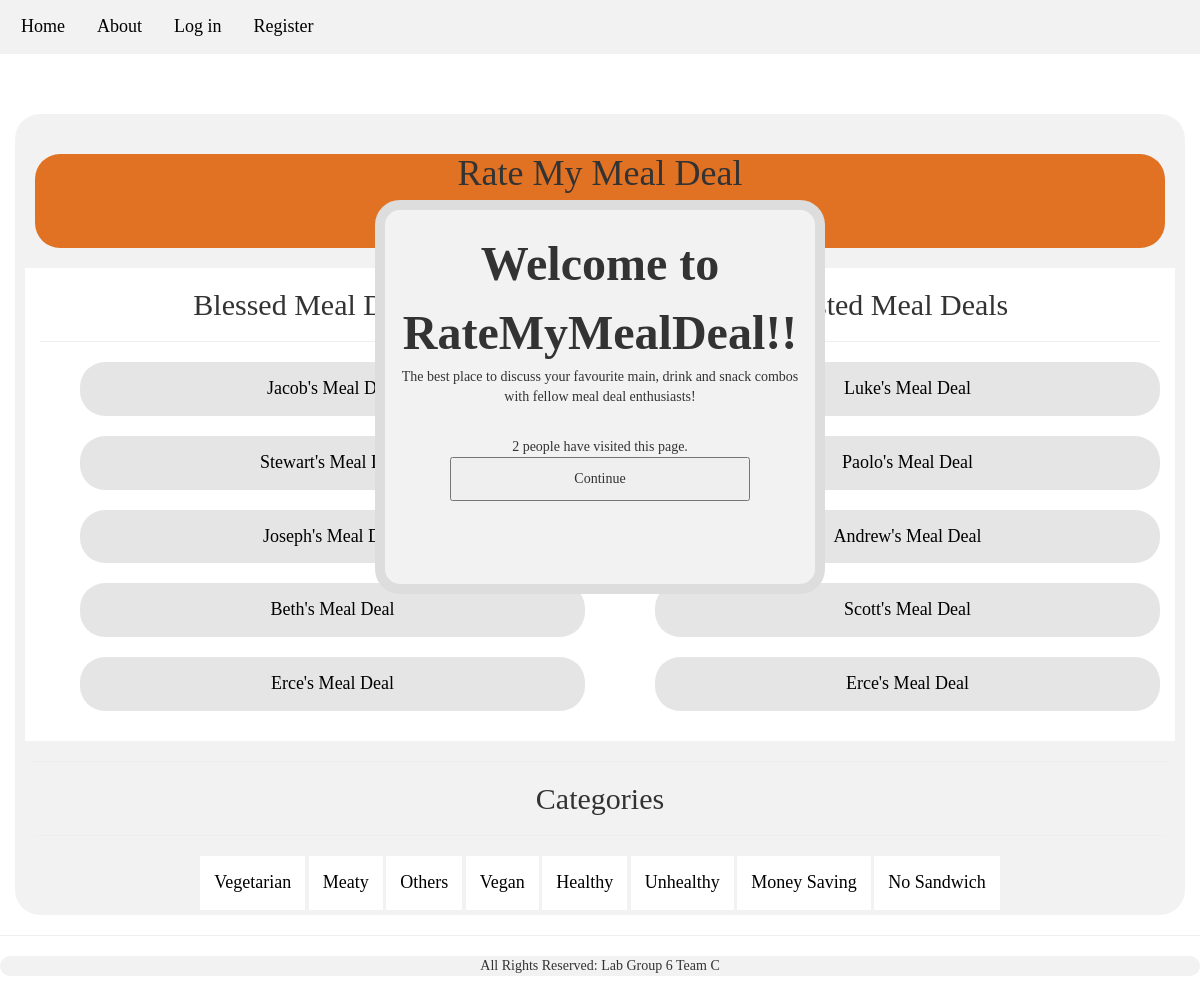
The page / on the database its author committed.
### meal_deal/models.py (models this page shows, shortened)
class Meal_Deal(models.Model):
    pic = models.ImageField(upload_to = 'uploads', null=True)
    category = models.ForeignKey(Category)
    title = models.CharField(max_length=128)
    description = models.CharField(max_length=1000)
    price = models.FloatField(null=True, blank=True, default=None)
    slug = models.SlugField(unique=True)
    views = models.IntegerField(default=0)
    likes = models.IntegerField(default=0)
    dislikes = models.IntegerField(default=0)
    rating = models.IntegerField(default=0)

class Category(models.Model):
    name = models.CharField(max_length=128, unique=True)
    slug = models.SlugField(unique=True)
    class Meta:
        verbose_name_plural = 'Categories'

### meal_deal/views.py (the view)
# urls.py: url(r'^$', views.index, name='index'),
def index(request):
    category_list = Category.objects.all()
    blessed_list = Meal_Deal.objects.order_by('-rating')[:5]
    roasted_list = Meal_Deal.objects.order_by('rating')[:5]
    context_dict = {'categories': category_list, 'blessed_deals':blessed_list, 'roasted_deals': roasted_list}
    visitor_cookie_handler(request)
    context_dict['visits'] = request.session['visits']
    return render(request, 'meal_deal/index.html', context=context_dict)

### meal_deal/views.py (called while the page is built)
def get_server_side_cookie(request, cookie, default_val=None):
    val = request.session.get(cookie)
    if not val:
        val = default_val
    return val

def visitor_cookie_handler(request):
    visits = int(get_server_side_cookie(request, 'visits', '1'))
    visits = visits + 1
    request.session['visits'] = visits

### templates/meal_deal/index.html (shortened to what this page needs)
{% extends 'meal_deal/base.html' %}
{% load staticfiles %}
{% block body_block %}
		<div>
		<br>
		<div class="logo">
		<h1>Rate My Meal Deal</h1>
		Welcome to the best<br>
		</div>
		<br>
		<div class="row">
		<div class="col-lg-6">
		<center><h2>Blessed Meal Deals</h2><center>
		<hr>
		{% if blessed_deals %}
		<ul>
			{% for meal_deal in blessed_deals %}
				<a href="/meal_deal/deals/{{ meal_deal.slug }}">{{ meal_deal.title }}</a><br>
			{% endfor %}
		</ul>
		{% else %}
			<strong>There are no meal deals present.</strong>
		{% endif %}
		</div>
		<div class="col-lg-6">
		<center><h2>Roasted Meal Deals</h2><center>
		<hr>
		{% if roasted_deals %}
		<ul>
			{% for meal_deal in roasted_deals %}
				<a href="/meal_deal/deals/{{ meal_deal.slug }}">{{ meal_deal.title }}</a><br>
			{% endfor %}
		</ul>
		{% else %}
			<strong>There are no meal deals present.</strong>
		{% endif %}
		</div>
		</div>
		</div>
		<hr>
		<div class="categories">
		<h2 style="text-align: center">Categories</h2>
		<hr>
		{% if categories %}
			{% for category in categories %}
				<a href="/meal_deal/category/{{ category.slug }}">{{ category.name }}</a>
			{% endfor %}
		{% else %}
			<strong>There are no categories present.</strong>
		{% endif %}
		</div>
		<div id="welcome">
			<b><center><font size="7">Welcome to RateMyMealDeal!!</font></b>
			<p> The best place to discuss your favourite main, drink and snack combos with fellow meal deal enthusiasts! </p>
			<br> {{ visits }} people have visited this page. </br>
			<p><button class="continueBtn">Continue</button> </p></center>
		</div>
{% endblock %}

### templates/meal_deal/base.html (shortened to what this page needs)
<!DOCTYPE html>
{% load staticfiles %}
<html>
	<head lang="en">
		<link rel="stylesheet" type="text/css" href={% static "css/style.css" %} />
		<link rel="stylesheet" href="https://maxcdn.bootstrapcdn.com/bootstrap/3.4.0/css/bootstrap.min.css">
	</head>
	<body>
		<div class="tab">
			<a href="{% url 'index' %}">Home</a>
			<a href="{% url 'about' %}">About</a>
			{% if user.is_authenticated %}
				<a href="{% url 'add_deal' %}">Upload a New Meal Deal</a>
				<a href="{% url 'auth_logout' %}?next=/meal_deal/">Logout</a>
				<a href="{% url 'profile' user.username %}">My Profile</a>
				<a href="{% url 'list_profiles' %}">Other Users</a>
				<a style="float: right">Signed in as: {{ user.username}}</a>
			{% else %}
				<a href="{% url 'auth_login' %}">Log in</a>
				<a href="{% url 'registration_register' %}">Register</a>
			{% endif %}
		</div>
		<div class="container">
			{% block body_block %}
			{% endblock %}
		</div>
		<hr />
		<div class="container-fluid">
		<center>All Rights Reserved: Lab Group 6 Team C</center>
		</div>
	</body>
</html>

### static/css/style.css (style rules this page uses)
body { background-color: #e5e5e5; }
div { border-radius: 25px; font-family: 'Segoe UI Light'; background-color: #f2f2f2; padding-left: 5px; padding-right: 5px; }
.container { margin-top:5%; margin-left: 10%; margin-right: 10%; }
.categories { padding-bottom: 5px; text-align: center; }
.categories a { background-color: white; color: black; display: inline-block; text-align: center; padding: 14px; text-decoration: none; font-size: 18px; }
.logo { background-color: #e17223; text-align: center; padding-bottom:5px; }
.col-lg-6 { background-color: white; border-radius: 0px; }
.col-lg-6 a { background-color: #e5e5e5; display: block; color: black; text-align: center; padding: 14px; text-decoration: none; font-size: 18px; border-radius: 25px; }
.tab { border-radius: 0px; background-color: #f2f2f2; overflow: hidden; }
.tab a { float: left; text-align: center; padding: 14px 16px; text-decoration: none; font-size: 18px; color: black; }

### rows shown on the page
Meal_Deal: title "Jacob's Meal Deal"
Meal_Deal: title "Stewart's Meal Deal"
Meal_Deal: title "Joseph's Meal Deal"
Meal_Deal: title "Beth's Meal Deal"
Meal_Deal: title "Erce's Meal Deal"
Meal_Deal: title "Luke's Meal Deal"
Meal_Deal: title "Paolo's Meal Deal"
Meal_Deal: title "Andrew's Meal Deal"
Meal_Deal: title "Scott's Meal Deal"
Category: name "Vegetarian"
Category: name "Meaty"
Category: name "Others"
Category: name "Vegan"
Category: name "Healthy"
Category: name "Unhealthy"
Category: name "Money Saving"
Category: name "No Sandwich"

### other values the page prints
{{ visits }} "2"
